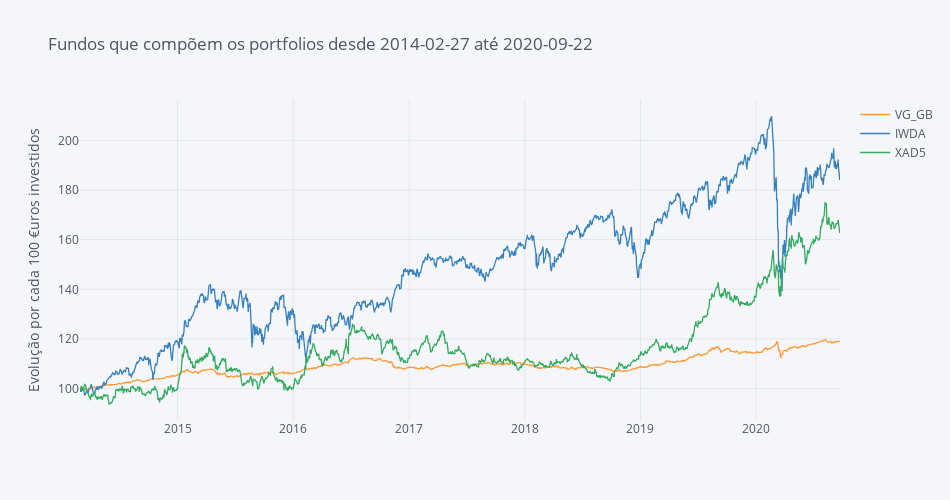

Here is the notebook cell this chart was saved with:
### Code cell
fundos.iplot(dimensions=pl.dimensions, title='Fundos que compõem os portfolios desde ' +  Begin + ' até ' + End,
             yTitle='Evolução por cada 100 €uros investidos')

### Figure 1 — Plotly figure (JSON) as saved in the notebook; plotly's stock layout.template omitted (floating-point values rounded to 4 significant figures; data arrays with more than 128 entries replaced by an {"elided": "..."} marker saying what was removed)
{"data": [{"line": {"color": "rgba(255, 153, 51, 1.0)", "dash": "solid", "shape": "linear", "width": 1.3}, "mode": "lines", "name": "VG_GB", "text": "", "type": "scatter", "x": {"elided": "1718 str values"}, "y": {"elided": "1718 float values"}}, {"line": {"color": "rgba(55, 128, 191, 1.0)", "dash": "solid", "shape": "linear", "width": 1.3}, "mode": "lines", "name": "IWDA", "text": "", "type": "scatter", "x": {"elided": "1718 str values"}, "y": {"elided": "1718 float values"}}, {"line": {"color": "rgba(50, 171, 96, 1.0)", "dash": "solid", "shape": "linear", "width": 1.3}, "mode": "lines", "name": "XAD5", "text": "", "type": "scatter", "x": {"elided": "1718 str values"}, "y": {"elided": "1718 float values"}}], "layout": {"height": 500, "legend": {"bgcolor": "#F5F6F9", "font": {"color": "#4D5663"}}, "paper_bgcolor": "#F5F6F9", "plot_bgcolor": "#F5F6F9", "title": {"font": {"color": "#4D5663"}, "text": "Fundos que compõem os portfolios desde 2014-02-27 até 2020-09-22"}, "width": 950, "xaxis": {"autorange": true, "gridcolor": "#E1E5ED", "range": ["2014-02-27", "2020-09-22"], "showgrid": true, "tickfont": {"color": "#4D5663"}, "title": {"font": {"color": "#4D5663"}, "text": ""}, "type": "date", "zerolinecolor": "#E1E5ED"}, "yaxis": {"autorange": true, "gridcolor": "#E1E5ED", "range": [87.34, 216.3], "showgrid": true, "tickfont": {"color": "#4D5663"}, "title": {"font": {"color": "#4D5663"}, "text": "Evolução por cada 100 €uros investidos"}, "type": "linear", "zerolinecolor": "#E1E5ED"}}}
